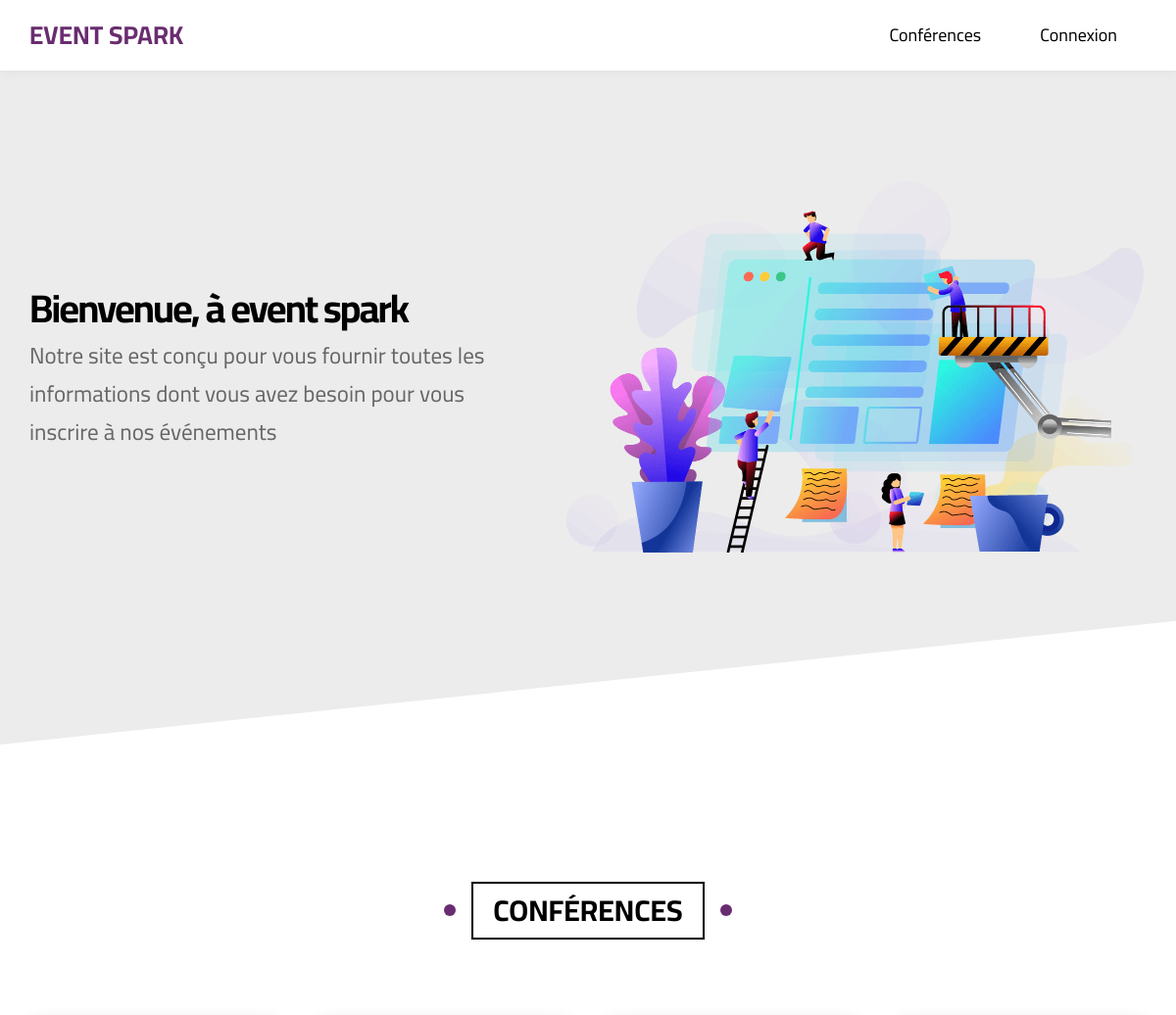
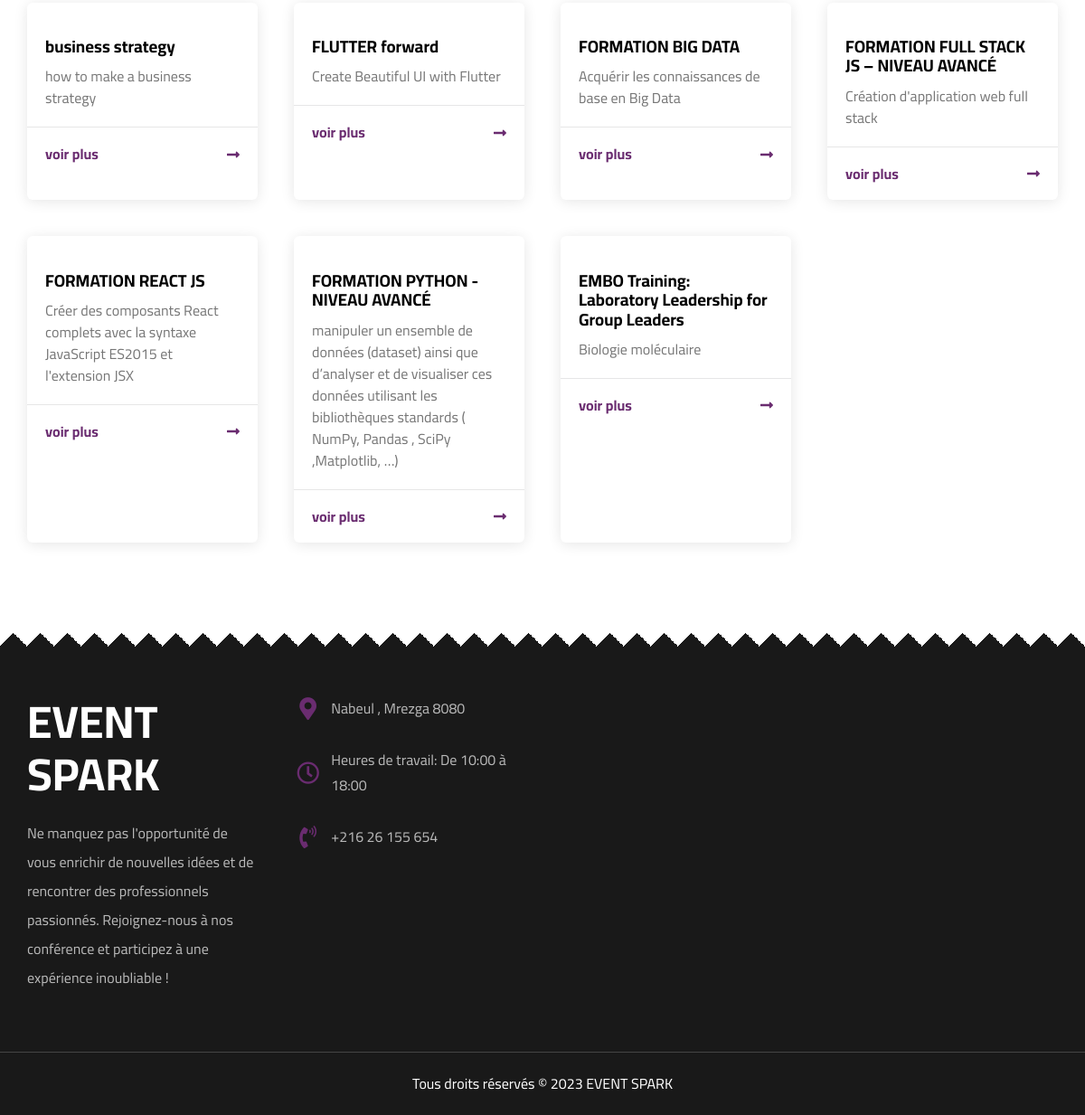
Screenshot of /conference/accueil/ with the database file from the repository (2 pictures, top to bottom).
### conference/models.py (models this page shows, shortened)
class Conférence(models.Model):
    code= models.CharField(max_length=10)
    nom = models.CharField(max_length=200)
    capacite = models.IntegerField()
    dateDebut = models.CharField(max_length=8)
    dateFin = models.CharField(max_length=8)
    startTime = models.CharField(max_length=200)
    endTime = models.CharField(max_length=200)
    topic = models.CharField(max_length=200)
    duree = models.IntegerField()
    pays = models.CharField(max_length=200)
    region = models.CharField(max_length=200)
    imageConf = models.ImageField( upload_to="conference/static/conferences/", default="conference/static/image/event.jpg")
    programme = models.FileField(upload_to="conference/static/conferences/")
    conferencier=models.ForeignKey('Conférencier',on_delete=models.CASCADE,)

### conference/views.py (the view)
# urls.py: path('accueil/',views.homePage,name='accueil'),
def homePage (request):
      conferences = Conférence.objects.all().values()
      template =loader.get_template('accueil.html')
      context = {'conferences': conferences}
      return HttpResponse(template.render(context, request))

### conference/templates/accueil.html (shortened to what this page needs)
<!DOCTYPE html>
{% load static %}
<html lang="en">
  <head>
    <link rel="stylesheet" href="{% static 'css/normalize.css' %}" />
    <link rel="stylesheet" href="{% static 'css/eventspark.css' %}" />
    <link rel="stylesheet" href="{% static 'css/all.min.css' %}" />
  </head>
  <body>
    <div class="header" id="header">
      <div class="container">
        <a href="{% url 'accueil' %}" class="logo">EVENT SPARK</a>
        <ul class="main-nav">
            <li><a href="#conferences">Conférences</a></li>
          <li><a href="{% url 'login' %}">Connexion</a></li>
        </ul>
      </div>
    </div>
    <div class="landing">
      <div class="container">
        <div class="text">
          <h1>Bienvenue, à event spark </h1>
          <p>Notre site est conçu pour vous fournir toutes les informations dont vous avez besoin pour vous inscrire à nos événements</p>
        </div>
        <div class="image">
          <img src="{% static 'image/landing-image.png' %}" alt="" />
        </div>
      </div>
    </div>
    <div class="articles" id="conferences">
        <h2 class="main-title">Conférences</h2>
        <div class="container">
            {% for conference in conferences %}
          <div class="box">
            <div class="content">
              <h3>{{conference.nom}}</h3>
              <p>{{conference.topic}}</p>
            </div>
            <div class="info">
              <a href="detailsConference/{{ conference.id }}">voir plus</a>
              <i class="fas fa-long-arrow-alt-right"></i>
            </div>
          </div>
          {% endfor %}
        </div>
      </div>
    <div class="footer">
      <div class="container">
        <div class="box">
          <h3>EVENT SPARK</h3>
          <p class="text">
            Ne manquez pas l'opportunité de vous enrichir de nouvelles idées et de rencontrer des professionnels passionnés. Rejoignez-nous à nos conférence et participez à une expérience inoubliable !
          </p>
        </div>
        <div class="box">
          <div class="line">
            <i class="fas fa-map-marker-alt fa-fw"></i>
            <div class="info">Nabeul , Mrezga 8080</div>
          </div>
          <div class="line">
            <i class="far fa-clock fa-fw"></i>
            <div class="info">Heures de travail: De 10:00 à 18:00</div>
          </div>
          <div class="line">
            <i class="fas fa-phone-volume fa-fw"></i>
            <div class="info">
              <span>+216 26 155 654</span>
            </div>
          </div>
        </div>
      </div>
      <p class="copyright">Tous droits réservés &copy; 2023 EVENT SPARK</p>
    </div>
  </body>
</html>

### conference/static/css/eventspark.css (style rules this page uses)
* { -webkit-box-sizing: border-box; -moz-box-sizing: border-box; box-sizing: border-box; }
:root { --main-color: #6a2c70; --main-color-alt: #6a2c70; --main-transition: 0.3s; --main-padding-top: 100px; --main-padding-bottom: 100px; --section-background: #ececec; }
html { scroll-behavior: smooth; }
body { font-family: "Cairo", sans-serif; }
a { text-decoration: none; }
ul { list-style: none; margin: 0; padding: 0; }
.container { padding-left: 15px; padding-right: 15px; margin-left: auto; margin-right: auto; }
@media (min-width: 768px) { .container { width: 750px; } }
@media (min-width: 992px) { .container { width: 970px; } }
@media (min-width: 1200px) { .container { width: 1170px; } }
.main-title { text-transform: uppercase; margin: 0 auto 80px; border: 2px solid black; padding: 10px 20px; font-size: 30px; width: fit-content; position: relative; z-index: 1; transition: var(--main-transition); }
.main-title::before, .main-title::after { content: ""; width: 12px; height: 12px; background-color: var(--main-color); position: absolute; border-radius: 50%; top: 50%; transform: translateY(-50%); }
.main-title::before { left: -30px; }
.main-title::after { right: -30px; }
.header { background-color: white; position: relative; -webkit-box-shadow: 0 0 10px #ddd; -moz-box-shadow: 0 0 10px #ddd; box-shadow: 0 0 10px #ddd; }
.header .container { display: flex; justify-content: space-between; align-items: center; flex-wrap: wrap; position: relative; }
.header .logo { color: var(--main-color); font-size: 26px; font-weight: bold; height: 72px; display: flex; justify-content: center; align-items: center; }
.header .main-nav { display: flex; }
.header .main-nav > li > a { display: flex; justify-content: center; align-items: center; height: 72px; position: relative; color: black; padding: 0 30px; overflow: hidden; font-size: 18px; transition: var(--main-transition); }
.header .main-nav > li > a::before { content: ""; position: absolute; width: 100%; height: 4px; background-color: var(--main-color); top: 0; left: -100%; transition: var(--main-transition); }
.landing { position: relative; }
.landing::before { content: ""; position: absolute; left: 0; top: -40px; width: 100%; height: 100%; background-color: #ececec; z-index: -1; transform: skewY(-6deg); transform-origin: top left; }
.landing .container { min-height: calc(100vh - 72px); display: flex; align-items: center; padding-bottom: 120px; }
.landing .text { flex: 1; }
.landing .text h1 { font-size: 40px; margin: 0; letter-spacing: -2px; }
.landing .text p { font-size: 23px; line-height: 1.7; margin: 5px 0 0; color: #666; max-width: 500px; }
.landing .image img { position: relative; width: 600px; animation: up-and-down 5s linear infinite; }
.articles { padding-top: var(--main-padding-top); padding-bottom: var(--main-padding-bottom); position: relative; }
.articles .container { display: grid; grid-template-columns: repeat(auto-fill, minmax(250px, 1fr)); gap: 40px; }
.articles .box { box-shadow: 0 2px 15px rgb(0 0 0 / 10%); background-color: white; border-radius: 6px; overflow: hidden; transition: transform var(--main-transition), box-shadow var(--main-transition); }
.articles .box .content { padding: 20px; }
.articles .box .content h3 { margin: 0; }
.articles .box .content p { margin: 10px 0 0; line-height: 1.5; color: #777; }
.articles .box .info { padding: 20px; border-top: 1px solid #e6e6e7; display: flex; justify-content: space-between; align-items: center; }
.articles .box .info a { color: var(--main-color); font-weight: bold; }
.articles .box .info i { color: var(--main-color); }
.footer { background-color: #191919; padding: 70px 0 0; }
.footer .container { display: grid; grid-template-columns: repeat(auto-fill, minmax(250px, 1fr)); gap: 40px; }
.footer .box h3 { color: white; font-size: 50px; margin: 0 0 20px; }
.footer .box .text { line-height: 2; color: #b9b9b9; }
.footer .box .line { display: flex; align-items: center; color: #b9b9b9; margin-bottom: 30px; }
.footer .box .line i { font-size: 25px; color: var(--main-color); margin-right: 10px; }
.footer .box .line .info { line-height: 1.7; flex: 1; }
.footer .box .line .info span { display: block; }
.footer .copyright { padding: 25px 0; text-align: center; color: white; margin: 50px 0 0; border-top: 1px solid #444; }

### rows the page displays
Conférence: nom "business strategy", topic "how to make a business strategy"
Conférence: nom "FLUTTER forward", topic "Create Beautiful UI with Flutter"
Conférence: nom "FORMATION BIG DATA", topic "Acquérir les connaissances de base en Big Data"
Conférence: nom "FORMATION FULL STACK JS – NIVEAU AVANCÉ", topic "Création d'application web full stack"
Conférence: nom "FORMATION REACT JS", topic "Créer des composants React complets avec la syntaxe JavaScript ES2015 et l'extension JSX"
Conférence: nom "FORMATION PYTHON - NIVEAU AVANCÉ", topic "manipuler un ensemble de données (dataset) ainsi que d’analyser et de visualiser ces données utilisant les bibliothèques standards ( NumPy, Pandas , SciPy ,Matplotlib, …)"
Conférence: nom "EMBO Training: Laboratory Leadership for Group Leaders", topic "Biologie moléculaire"
